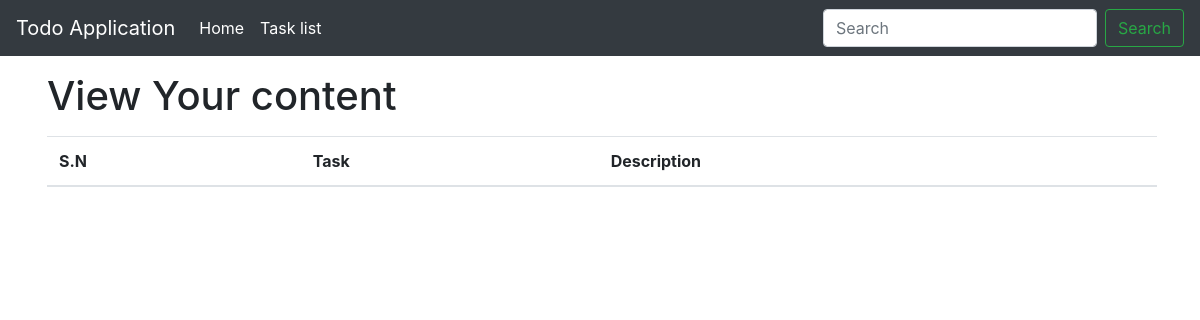
The page /task/ on the database as committed earlier.
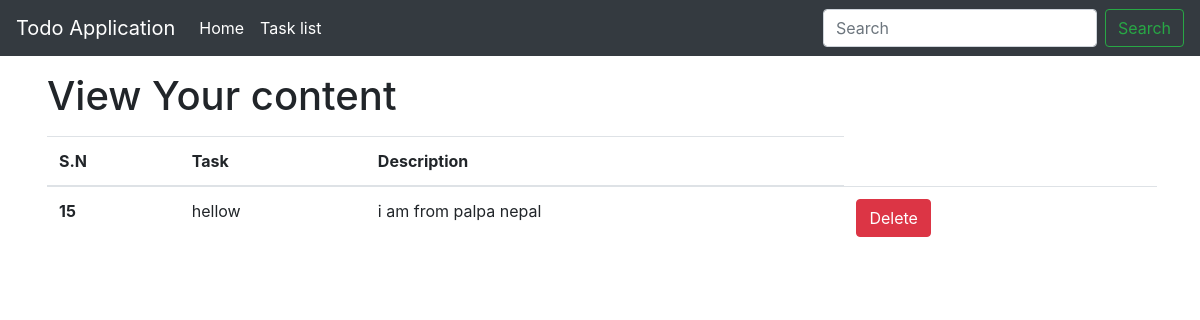
The same page on the database as committed later.
### home/models.py (models this page shows, shortened)
class Todo(models.Model):
    task_name = models.CharField(max_length=30)
    description = models.TextField()

### home/views.py (the view)
# urls.py: path('task/',views.task,name='task'),
def task(request):
    task = Todo.objects.all()
    return render(request,'task.html',  context={'task_item':task})

### templates/task.html (shortened to what this page needs)
<!DOCTYPE html>
<html lang="en">
  <head>
    <link
      rel="stylesheet"
      href="https://cdn.jsdelivr.net/npm/bootstrap@4.1.3/dist/css/bootstrap.min.css"
    />
  </head>
  <body>
     <nav class="navbar navbar-expand-lg navbar-light bg-dark">
      <a class="navbar-brand text-white" href="#">Todo Application</a>
      <div class="collapse navbar-collapse" id="navbarSupportedContent">
        <ul class="navbar-nav mr-auto">
          <li class="nav-item active">
            <a class="nav-link text-white" href="{% url 'home' %}"
              >Home <span class="sr-only">(current)</span></a
            >
          </li>
          <li class="nav-item">
            <a class="nav-link disabled text-white" href="{% url 'task' %}">Task list</a>
          </li>
        </ul>
        <form class="form-inline my-2 my-lg-0">
          <input
            class="form-control mr-sm-2"
            type="search"
            placeholder="Search"
            aria-label="Search"
          />
          <button class="btn btn-outline-success my-2 my-sm-0" type="submit">
            Search
          </button>
        </form>
      </div>
    </nav>
<div class="container mx-3 my-3">
    <h1 class="h1 mx-3 my-3">View Your content</h1>
         <table class="table mx-3 my-3">
  <thead>
    <tr>
      <th scope="col">S.N</th>
      <th scope="col">Task</th>
      <th scope="col">Description</th>
    </tr>
  </thead>
  <tbody>
     {% if task_item%}
        {% for item in task_item %}
    <tr>
      <th scope="row">{{item.id}}</th>
      <td>{{item.task_name}}</td>
      <td>{{item.description}}</td>
      <td>
        <form method = "post">
        <a href="{% url 'delete' item.id %}" class="btn btn-danger">Delete</a>
        </form>
      <td>
    </tr>
       {% endfor %}
     {% endif %}
  </tbody>
</table>
</div>
  </body>
</html>

Rows that differ between the two databases and show on the page:
added Todo: id "15", task_name "hellow", description "i am from palpa nepal"
